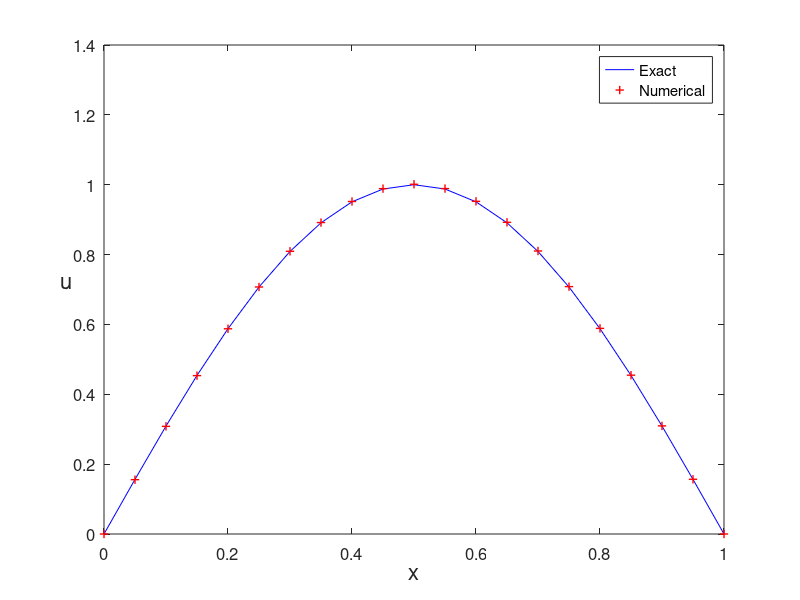

This chart was generated by the following MATLAB code:
% fdm1d2.m
% finite difference method for 1D problem
% -(xu')'+x*u'=pi^2*x*sin(pi*x)-pi*cos(pi*x)+pi*x*cos(pi*x) in [0,1]
% u(0)=0, u(1)=0 ;
% exact solution : u=sin(pi*x)
clear all;  clf
h=0.05;
x=0:h:1;
N=length(x)-1;
A=diag(2*x(2:N)./h^2)+diag(x(2:N-1)./(2*h)-(x(2:N-1)+0.5*h)./h^2,1)...
    +diag(-x(3:N)./(2*h)-(x(3:N)-0.5*h)./h^2,-1);
b=pi^2*x(2:N).*sin(pi*x(2:N))+pi*(x(2:N)-1).*cos(pi*x(2:N));
u=A\b';
u=[0;u;0];
ue=sin(pi*x');
plot(x,ue,'b-',x,u,'r+','LineWidth',1)
Error=max(abs(u-ue))
legend('Exact ','Numerical','location','NorthEast')
%title('Finite Difference Method','fontsize',12)
set(gca,'fontsize',12)
xlabel('x','fontsize', 16), ylabel('u','fontsize',16,'Rotation',0)

% print -dpng -r600  fdm1d2.png
